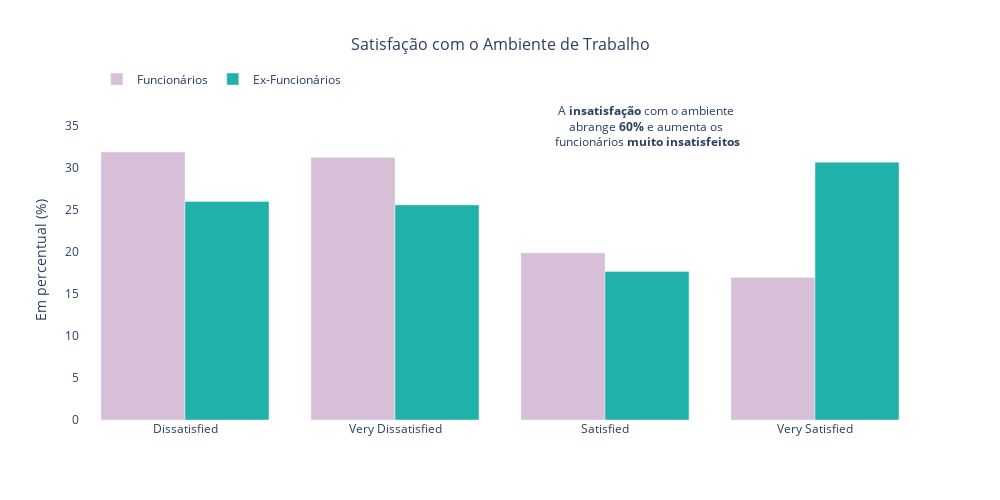

Notebook code for this chart:
### Code cell
# Distribuição da Satisfação dos Funcionários  com o Ambiente de Trabalho

fig = go.Figure()

fig.add_trace(go.Bar(
    x=dados_funcionarios['EnvironmentSatisfaction'].value_counts(normalize=True).index,
    y=dados_funcionarios['EnvironmentSatisfaction'].value_counts(normalize=True)*100,
    marker_color='thistle',
    name='Funcionários'
))

fig.add_trace(go.Bar(
    x=dados_ex_funcionarios['EnvironmentSatisfaction'].value_counts(normalize=True).index,
    y=dados_ex_funcionarios['EnvironmentSatisfaction'].value_counts(normalize=True)*100,
    marker_color='lightseagreen',
    name='Ex-Funcionários'
))

fig.update_layout(
    title='Satisfação com o Ambiente de Trabalho',
    title_x=0.5,  
    title_font=dict(size=16), 
    barmode='group',
    width=1000,  
    height=500,
    plot_bgcolor='rgba(0,0,0,0)',
    legend=dict(
        orientation="h",
        yanchor="bottom",
        y=1.02,
        xanchor="left",
        x=0.02  
    ))

fig.add_annotation(
    x=2.2, 
    y=35,
    text="A <b>insatisfação</b> com o ambiente <br>abrange <b>60%</b> e aumenta os <br>funcionários <b>muito insatisfeitos",
    showarrow=False,
    font=dict(size=12),
    align='center'
)

fig.update_yaxes(title="Em percentual (%)")

fig.show()

### Figure 1 — Plotly figure (JSON) as saved in the notebook; plotly's stock layout.template omitted (floating-point values rounded to 4 significant figures)
{"data": [{"marker": {"color": "thistle"}, "name": "Funcionários", "type": "bar", "x": ["Dissatisfied", "Very Dissatisfied", "Satisfied", "Very Satisfied"], "y": [31.89, 31.24, 19.89, 16.97]}, {"marker": {"color": "lightseagreen"}, "name": "Ex-Funcionários", "type": "bar", "x": ["Very Satisfied", "Dissatisfied", "Very Dissatisfied", "Satisfied"], "y": [30.69, 26.02, 25.61, 17.68]}], "layout": {"annotations": [{"align": "center", "font": {"size": 12}, "showarrow": false, "text": "A <b>insatisfação</b> com o ambiente <br>abrange <b>60%</b> e aumenta os <br>funcionários <b>muito insatisfeitos", "x": 2.2, "y": 35}], "barmode": "group", "height": 500, "legend": {"orientation": "h", "x": 0.02, "xanchor": "left", "y": 1.02, "yanchor": "bottom"}, "plot_bgcolor": "rgba(0,0,0,0)", "title": {"font": {"size": 16}, "text": "Satisfação com o Ambiente de Trabalho", "x": 0.5}, "width": 1000, "yaxis": {"title": {"text": "Em percentual (%)"}}}}
